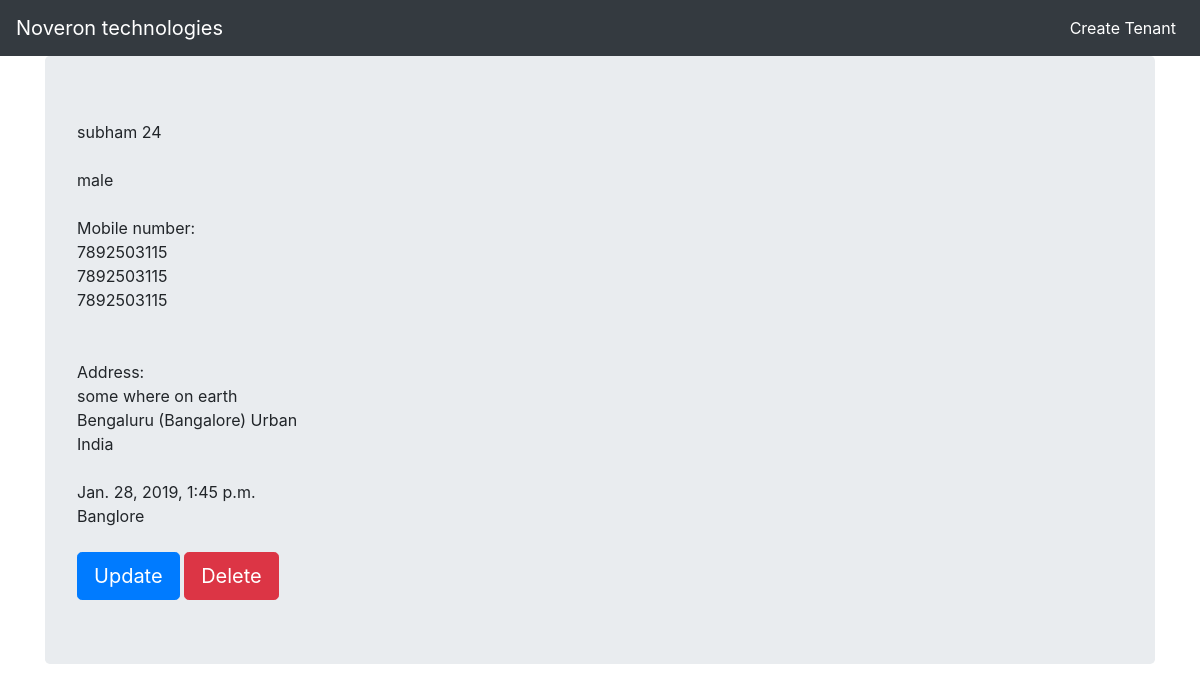
/tenants/3/subham/, run on the app's committed database.
### delta/models.py (models this page shows, shortened)
class Tenants(models.Model):
    GENDER_CHOICE = {
        ('male', 'Male'), ('female', 'Female') ,('others', 'Others')
    }
    name=models.CharField(max_length=100)
    age=models.IntegerField(blank='true')
    gender = models.CharField(max_length=20, choices=GENDER_CHOICE, default='male')
    slug = models.SlugField(max_length=60)
    mobileno_1=models.CharField(max_length=10)
    mobileno_2=models.CharField(max_length=10)
    mobileno_3=models.CharField(max_length=10)
    address = models.TextField(max_length=200)
    city = models.CharField(max_length=30)
    country = models.CharField(max_length=30)
    created_on=models.DateTimeField(default=timezone.now)
    location = models.CharField(max_length=100)
    body=models.TextField(null=True,blank=True)

### delta/views.py (the view)
# urls.py: path('tenants/<int:id>/<str:slug>/', views.Detail.as_view(), name='detail'),
class Detail(DetailView):
    model = Tenants

### delta/templates/delta/tenants_detail.html
{% extends 'delta/base.html' %}
{% block content %}
<div class="jumbotron">
    {{object.name}} {{object.age}}
    <br>
    <br>
    {{object.gender}}
    <br> <br>
    Mobile number:
     <br>
    {{object.mobileno_1}}
    <br>
    {{object.mobileno_2}}
    <br>
    {{object.mobileno_3}}
    <br>
     <br> <br>
    Address:
    <br>
    {{object.address}}
    <br>
    {{object.city}}
    <br>
    {{object.country}}
    <br>  <br>
    {{object.created_on}}
    <br>
    {{object.location}}
      <br> <br>
    <a href="{%url 'update' object.id object.slug %}"  class="btn btn-primary btn-lg " >Update</a>
    <a href="{%url 'delete' object.id object.slug %}" class="btn btn-danger btn-lg "   >Delete</a>
</div>
{% endblock %}

### data on the page
Tenants: name "subham", age "24", gender "male", mobileno_1 "7892503115", mobileno_2 "7892503115", mobileno_3 "7892503115", address "some where on earth", city "Bengaluru (Bangalore) Urban", country "India", created_on "Jan. 28, 2019, 1:45 p.m.", location "Banglore"
